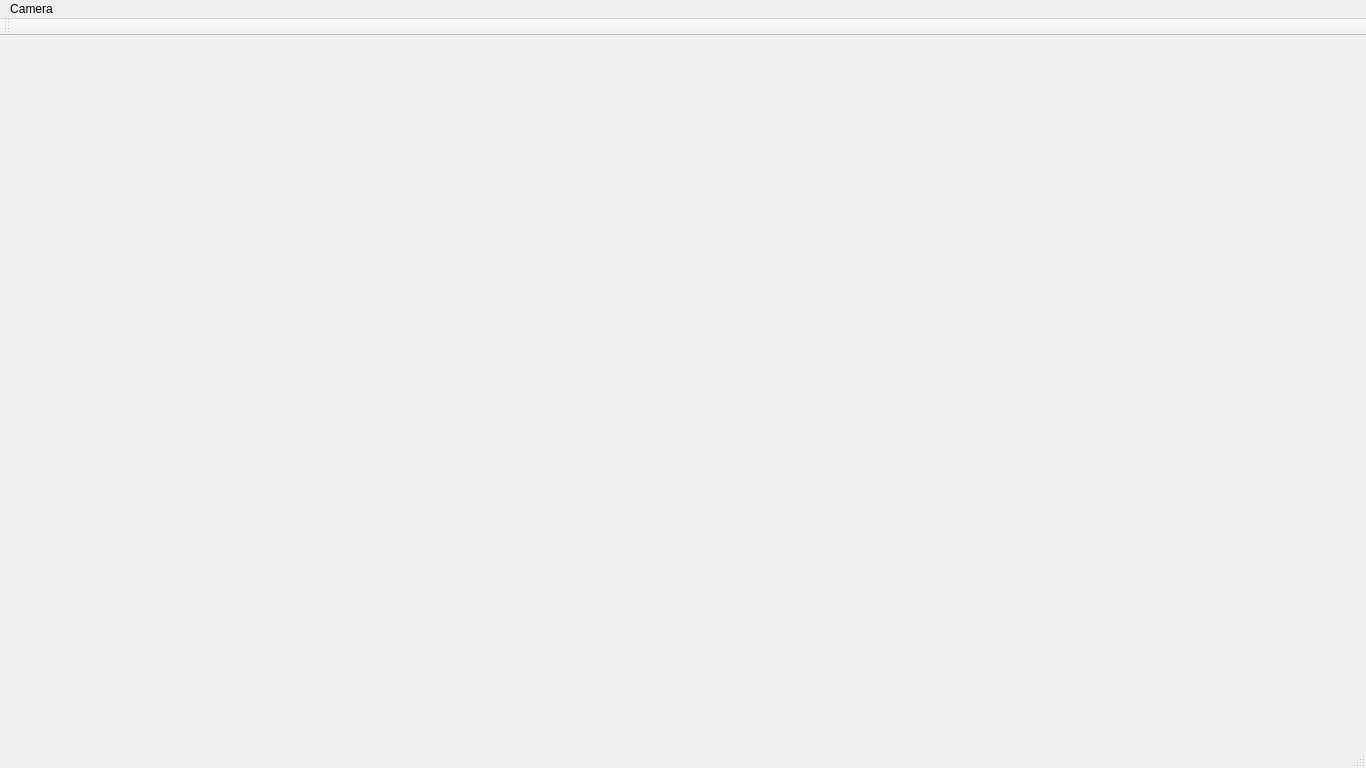
<?xml version="1.0" encoding="UTF-8"?>
<ui version="4.0">
 <class>MainWindow</class>
 <widget class="QMainWindow" name="MainWindow">
  <property name="geometry">
   <rect>
    <x>0</x>
    <y>0</y>
    <width>1366</width>
    <height>768</height>
   </rect>
  </property>
  <property name="windowTitle">
   <string>MainWindow</string>
  </property>
  <widget class="QWidget" name="centralWidget">
   <layout class="QGridLayout" name="gridLayout">
    <item row="0" column="0">
     <widget class="CQtOpenCVViewerGl" name="openCVviewer" native="true"/>
    </item>
   </layout>
  </widget>
  <widget class="QMenuBar" name="menuBar">
   <property name="geometry">
    <rect>
     <x>0</x>
     <y>0</y>
     <width>1366</width>
     <height>22</height>
    </rect>
   </property>
   <widget class="QMenu" name="menuCamera">
    <property name="title">
     <string>Camera</string>
    </property>
    <addaction name="actionStart"/>
    <addaction name="actionStop"/>
   </widget>
   <addaction name="menuCamera"/>
  </widget>
  <widget class="QToolBar" name="mainToolBar">
   <attribute name="toolBarArea">
    <enum>TopToolBarArea</enum>
   </attribute>
   <attribute name="toolBarBreak">
    <bool>false</bool>
   </attribute>
  </widget>
  <widget class="QStatusBar" name="statusBar"/>
  <action name="actionStart">
   <property name="text">
    <string>Start</string>
   </property>
  </action>
  <action name="actionStop">
   <property name="text">
    <string>Stop</string>
   </property>
  </action>
 </widget>
 <layoutdefault spacing="6" margin="11"/>
 <customwidgets>
  <customwidget>
   <class>CQtOpenCVViewerGl</class>
   <extends>QWidget</extends>
   <header>cqtopencvviewergl.h</header>
   <container>1</container>
  </customwidget>
 </customwidgets>
 <resources/>
 <connections/>
</ui>
